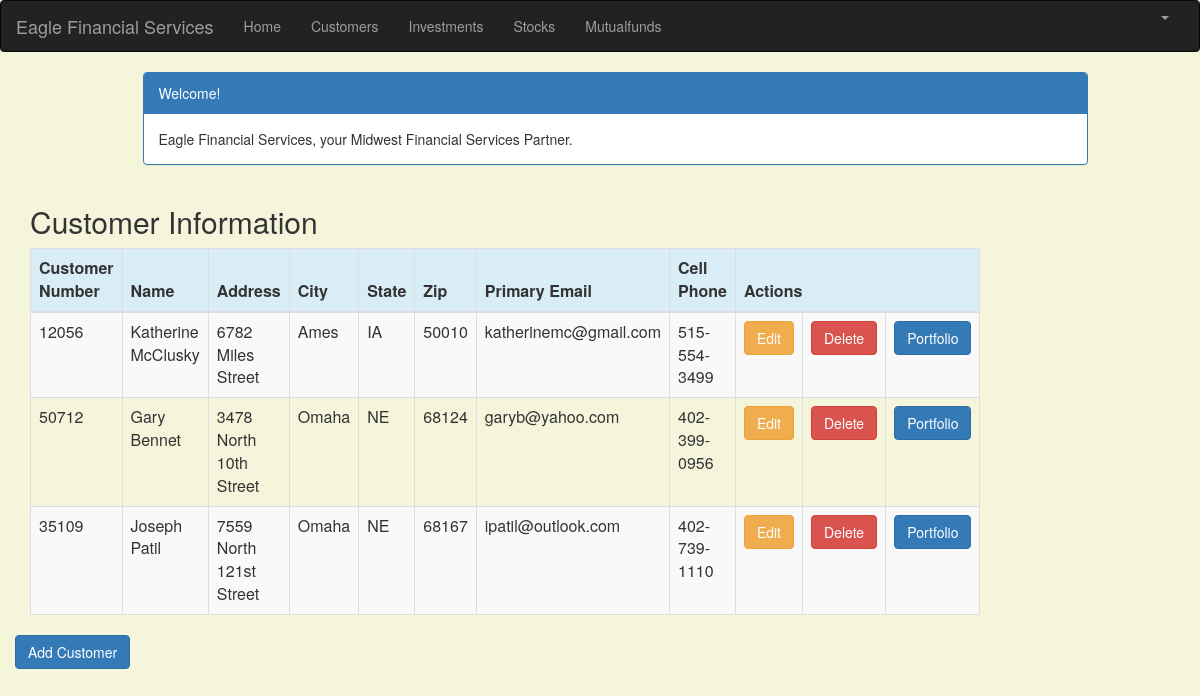
Before: /customer_list (signed in) with the older database file.
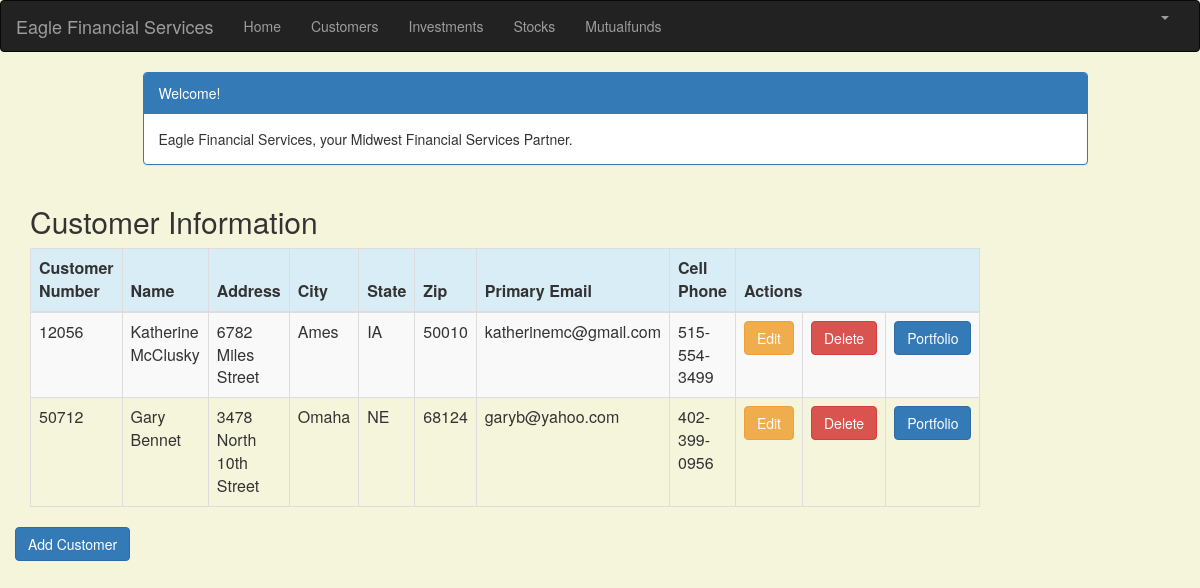
After: the same page with the newer database file.
### portfolio/models.py (models this page shows, shortened)
class Customer(models.Model):
    name = models.CharField(max_length=50)
    address = models.CharField(max_length=200)
    cust_number = models.IntegerField(blank=False, null=False)
    city = models.CharField(max_length=50)
    state = models.CharField(max_length=50)
    zipcode = models.CharField(max_length=10)
    email = models.EmailField(max_length=200)
    cell_phone = models.CharField(max_length=50)
    created_date = models.DateTimeField(
        default=timezone.now)
    updated_date = models.DateTimeField(auto_now_add=True)

### portfolio/views.py (the view)
# urls.py: path('customer_list', views.customer_list, name='customer_list'),
@login_required
def customer_list(request):
    customer = Customer.objects.filter(created_date__lte=timezone.now())
    return render(request, 'portfolio/customer_list.html',
                 {'customers': customer})

### portfolio/templates/portfolio/customer_list.html (shortened to what this page needs)
{% extends 'portfolio/base.html' %}
{% block content %}
    <html>
    <head>
        <link rel="stylesheet" href="https://maxcdn.bootstrapcdn.com/bootstrap/3.3.4/css/bootstrap.min.css">
    </head>
    <body>
    <div class="container">
        <div class="row">
            <div class="col-md-10 col-md-offset-1">
                <div class="panel panel-primary">
                    <div class="panel-heading">Welcome!</div>
                    <div class="panel-body">
                        Eagle Financial Services, your Midwest Financial Services Partner.
                    </div>
                </div>
            </div>
        </div>
    </div>
    <div class="row">
        <h2 style="padding-left: 15Px">Customer Information</h2>
    </div>
    <div>
        <table class="table table-striped table-bordered table-hover">
            <thead>
            <tr class="bg-info">
                <th>Customer Number</th>
                <th>Name</th>
                <th>Address</th>
                <th>City</th>
                <th>State</th>
                <th>Zip</th>
                <th>Primary Email</th>
                <th>Cell Phone</th>
                <th colspan="3">Actions</th>
            </tr>
            </thead>
            <tbody>
            {% for customer in customers %}
                <tr>
                    <td>{{ customer.cust_number }}</td>
                    <td>{{ customer.name }}</td>
                    <td>{{ customer.address }}</td>
                    <td>{{ customer.city }}</td>
                    <td>{{ customer.state }}</td>
                    <td>{{ customer.zipcode }}</td>
                    <td>{{ customer.email }}</td>
                    <td>{{ customer.cell_phone }}</td>
                    <td><a href="{% url 'portfolio:customer_edit' pk=customer.pk %}" class="btn btn-warning">Edit</a>
                    <td><a href="{% url 'portfolio:customer_delete' pk=customer.pk %}"
                           onclick="return confirm('Are you sure you want to delete?')"
                           class="btn btn-danger">Delete</a>
                    </td>
                    <td><a href="{% url 'portfolio:portfolio' pk=customer.pk %}"
                           class="btn btn-primary">Portfolio</a>
                    </td>
                </tr>
          {% endfor %}
            </tbody>
        </table>
        <div class="row">
        <a href="{% url 'portfolio:customer_new' %}"
          ><span class="btn btn-primary">Add Customer</span></a>
        </div>
    </div>
  </body>
    </html>
{% endblock %}

Changed rows visible on the page:
removed Customer: cust_number "35109", name "Joseph Patil", address "7559 North 121st Street", city "Omaha", state "NE", zipcode "68167", email "ipatil@outlook.com", cell_phone "402-739-1110"
